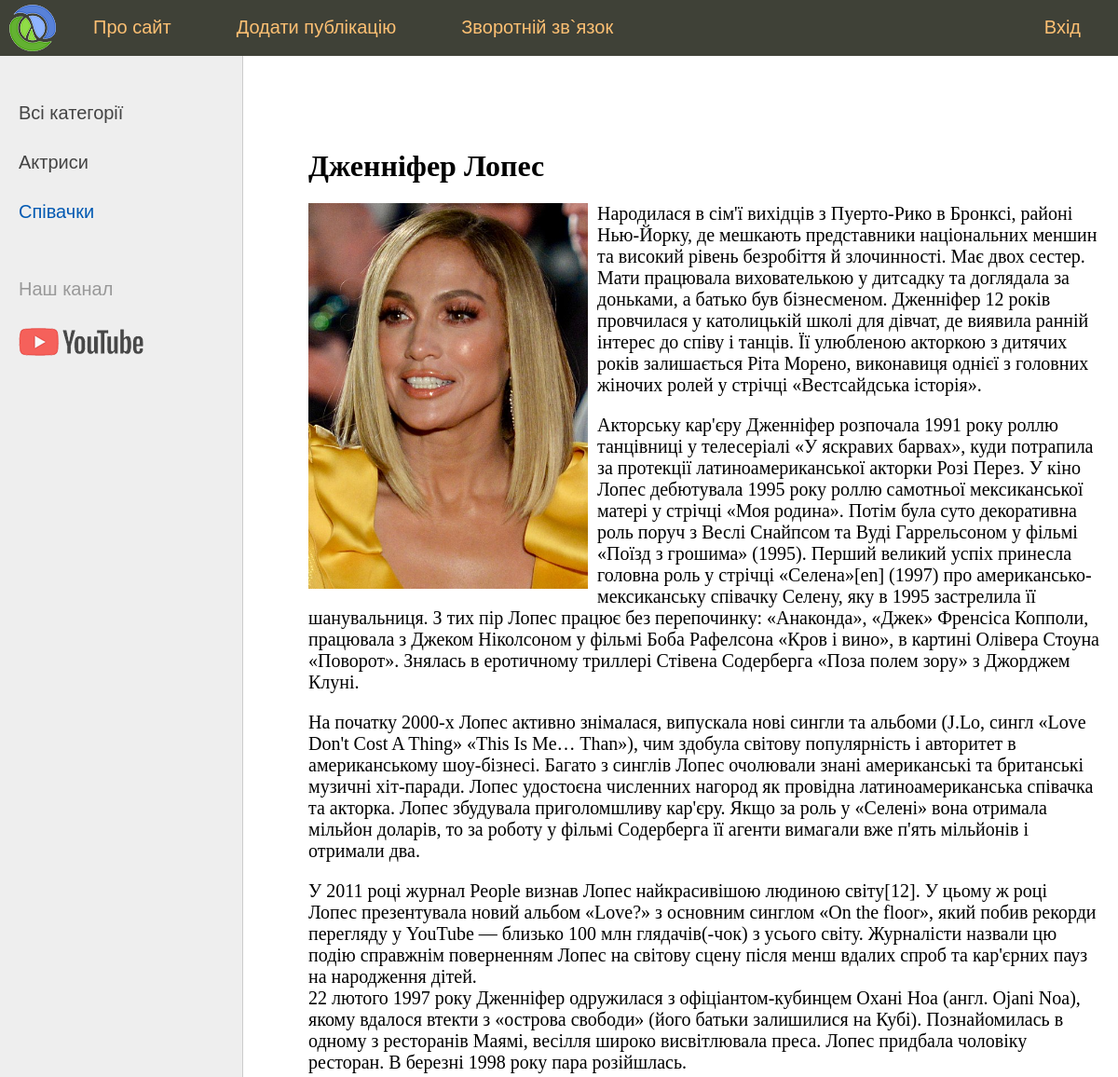
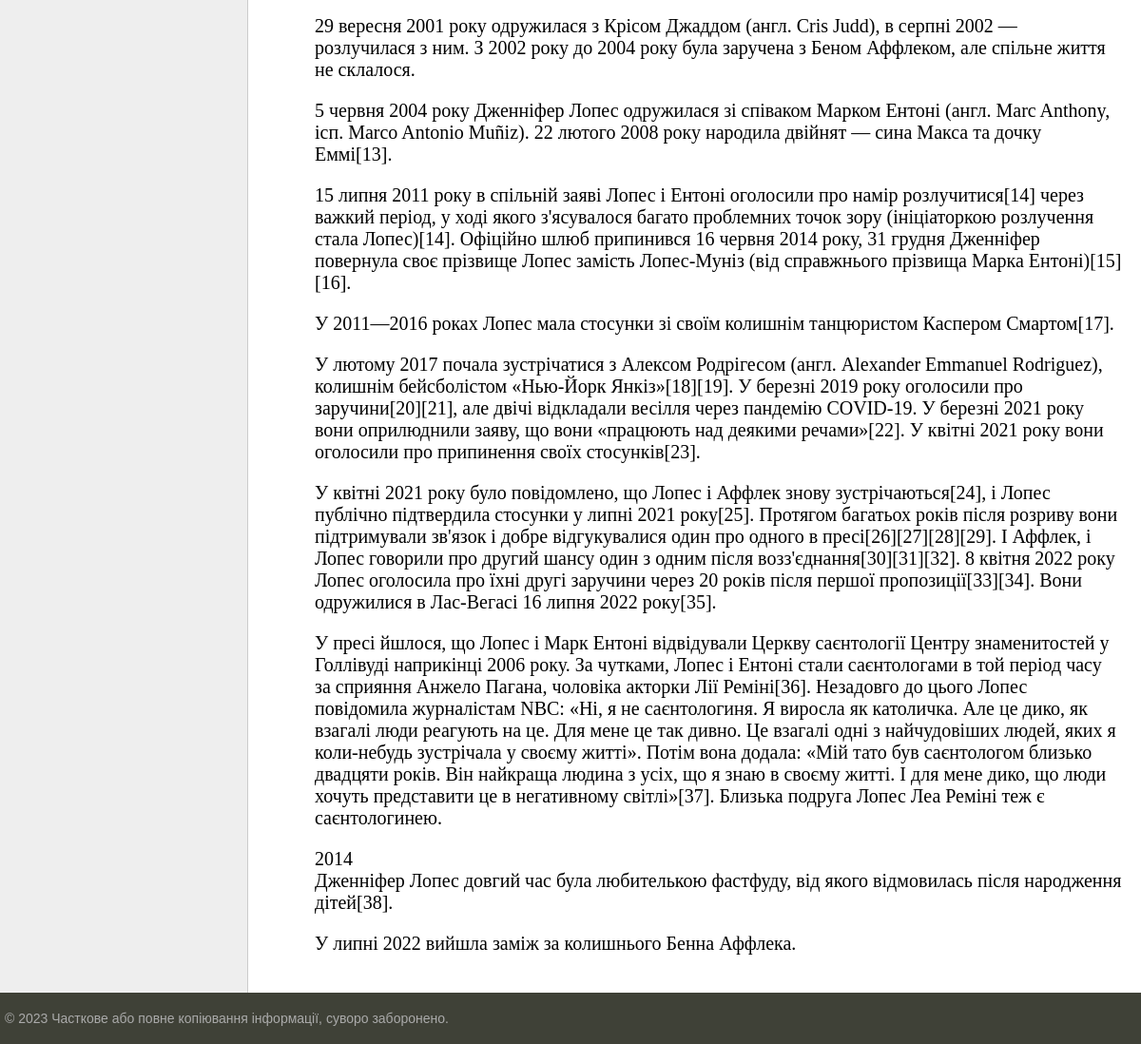
/post/dzhennifer-lopes/, run on the app's committed database (2 pictures, top to bottom).
### women/models.py (models this page shows, shortened)
class Category(models.Model):
    name = models.CharField(max_length=100, db_index=True, verbose_name='Категорія')
    slug = models.SlugField(max_length=255, unique=True, db_index=True, verbose_name='URL')
    def __str__(self):
        return self.name
    def get_absolute_url(self):
        return reverse('category', kwargs={'cat_id': self.pk})
    class Meta:
        verbose_name = 'Категорія'
        verbose_name_plural = 'Категорії'
        ordering = ['id']

class Women(models.Model):
    title = models.CharField(max_length=255, verbose_name='Заголовок')
    slug = models.SlugField(max_length=255, unique=True, db_index=True, verbose_name='URL')
    content = models.TextField(blank=True, verbose_name='Текст публікації')
    photo = models.ImageField(upload_to="photos/%Y/%m/%d/", verbose_name='Фото')
    time_create = models.DateTimeField(auto_now_add=True, verbose_name='Дата створення')
    time_update = models.DateTimeField(auto_now=True, verbose_name='Дата змінення')
    is_published = models.BooleanField(default=True, verbose_name='Опубліковано')
    cat = models.ForeignKey(Category, on_delete=models.PROTECT, verbose_name='Категорія')
    class Meta:
        verbose_name = 'Відомі жінки'
        verbose_name_plural = 'Відомі жінки'
        ordering = ['-time_create', 'title']

### women/views.py (the view)
# urls.py: path('post/<slug:post_slug>/', show_post, name='post'),
def show_post(request, post_slug):
    post = get_object_or_404(Women, slug=post_slug)
    context = {
        'post': post,
        'menu': menu,
        'title': post.title,
        'cat_selected': post.cat_id,
    }
    return render(request, 'women/post.html', context=context)

### women/templatetags/women_tags.py (called while the page is built)
@register.simple_tag(name='getcats')  # Простий тег
def get_categories(filter=None):
    if not filter:
        return Category.objects.all()
    else:
        return Category.objects.filter(pk=filter)

@register.inclusion_tag('women/list_categories.html')  # Включающий тег
def show_categories(sort=None, cat_selected=0):
    if not sort:
        cats = Category.objects.all()
    else:
        cats = Category.objects.order_by(sort)
    return {'cats': cats, 'cat_selected': cat_selected}

### women/templates/women/post.html
{% extends 'women/base.html' %}
{% block content %}
  <h1>{{ post.title }}</h1>
{% if post.photo %}
  <p><img class="img-article-left" src="{{ post.photo.url }}"></p>
{% endif %}
{{ post.content|linebreaks }}
{% endblock %}

### women/templates/women/list_categories.html
{% for c in cats %}
    {% if c.pk == cat_selected %}
        <li class="selected">{{ c.name }}</li>
    {% else %}
        <li><a href="{{ c.get_absolute_url }}">{{ c.name }}</a></li>
    {% endif %}
{% endfor %}

### women/static/women/css/styles.css (style rules this page uses)
html, body { font-family: 'Arial'; margin: 0; padding: 0; height: 100%; width: 100%; color: #444; }
a { color: #0059b2; text-decoration: none; }
img { max-width: 600px; height: auto; }
img.img-article-left { max-width: 300px; height: auto; float: left; padding: 0 10px 10px 0; }
.left-chapters ul li { margin: 30px 0 0 0; color: #999; }
.left-chapters ul li.selected { color: #0059b2; }
.left-chapters ul li a { color: #444; text-decoration: none; }
.content-text h1 { font-size: 32px; }

### data on the page
Category: name "Актриси"
Category: name "Співачки"
Women: title "Дженніфер Лопес", photo (picture), content "Народилася в сім'ї вихідців з Пуерто-Рико в Бронксі, районі Нью-Йорку, де мешкають представники національних меншин та високий рівень безробіття й злочинності. Має двох сестер. Мати працювала вихователькою у дитсадку та доглядала за доньками, а батько був бізнесменом. Дженніфер 12 років провчилася у католицькій школі для дівчат, де виявила ранній інтерес до співу і танців. Її улюбленою акторкою з дитячих років залишається Ріта Морено, виконавиця однієї з головних жіночих ролей у стрічці «Вестсайдська історія». Акторську кар'єру Дженніфер розпочала 1991 року роллю танцівниці у телесеріалі «У яскравих барвах», куди потрапила за протекції латиноамериканської акторки Розі Перез. У кіно Лопес…"

### other printed values
{{ m.title }} "Про сайт" "Додати публікацію" "Зворотній зв`язок"
{{ m.title }} "Вхід"
